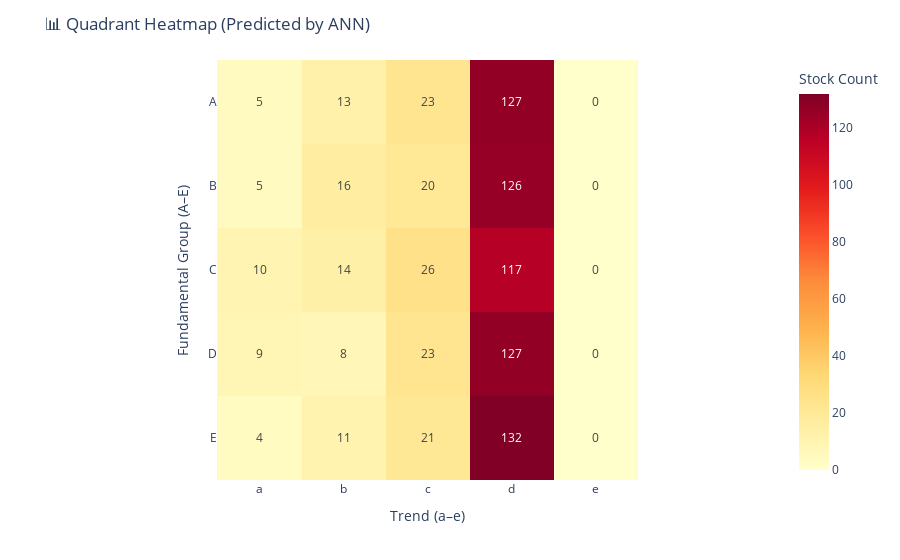

The cell this chart's notebook holds for it:
### Code cell
import plotly.express as px
quadrant_counts = df_result3['quadrant'].value_counts().sort_index()
financial_levels = ["A","B","C","D","E"]   # กลุ่มพื้นฐาน (Fundamental)
trend_levels = ["a","b","c","d","e"]       # กลุ่มเทคนิค (Trend)

heatmap_data = pd.DataFrame(0, index=financial_levels, columns=trend_levels)
for q, count in quadrant_counts.items():
    fin = q[0]   # เช่น "A"
    trend = q[1] # เช่น "a"
    heatmap_data.loc[fin, trend] = count
fig = px.imshow(
    heatmap_data,
    labels=dict(x="Trend (a–e)", y="Fundamental Group (A–E)", color="Stock Count"),
    x=trend_levels,
    y=financial_levels,
    color_continuous_scale="YlOrRd",
    text_auto=True
)
fig.update_layout(title="📊 Quadrant Heatmap (Predicted by ANN)")

### Figure 1 — Plotly figure (JSON) as saved in the notebook; plotly's stock layout.template omitted (floating-point values rounded to 4 significant figures)
{"data": [{"coloraxis": "coloraxis", "hovertemplate": "Trend (a–e): %{x}<br>Fundamental Group (A–E): %{y}<br>Stock Count: %{z}<extra></extra>", "name": "0", "texttemplate": "%{z}", "type": "heatmap", "x": ["a", "b", "c", "d", "e"], "xaxis": "x", "y": ["A", "B", "C", "D", "E"], "yaxis": "y", "z": [[5, 13, 23, 127, 0], [5, 16, 20, 126, 0], [10, 14, 26, 117, 0], [9, 8, 23, 127, 0], [4, 11, 21, 132, 0]]}], "layout": {"coloraxis": {"colorbar": {"title": {"text": "Stock Count"}}, "colorscale": [[0, "rgb(255,255,204)"], [0.125, "rgb(255,237,160)"], [0.25, "rgb(254,217,118)"], [0.375, "rgb(254,178,76)"], [0.5, "rgb(253,141,60)"], [0.625, "rgb(252,78,42)"], [0.75, "rgb(227,26,28)"], [0.875, "rgb(189,0,38)"], [1, "rgb(128,0,38)"]]}, "margin": {"t": 60}, "title": {"text": "📊 Quadrant Heatmap (Predicted by ANN)"}, "xaxis": {"anchor": "y", "constrain": "domain", "domain": [0, 1], "scaleanchor": "y", "title": {"text": "Trend (a–e)"}}, "yaxis": {"anchor": "x", "autorange": "reversed", "constrain": "domain", "domain": [0, 1], "title": {"text": "Fundamental Group (A–E)"}}}}
